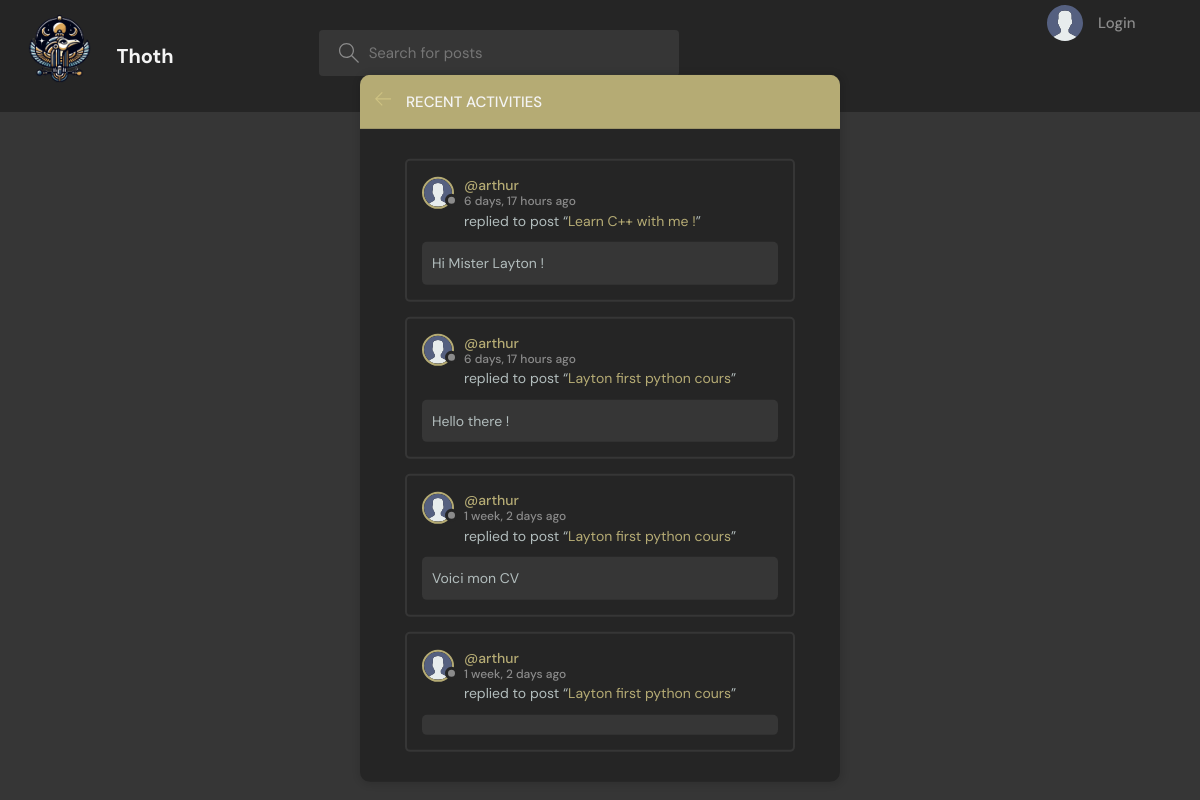
The page /activity/ on the database its author committed.
### base/models.py (models this page shows, shortened)
class Message(models.Model):
    user = models.ForeignKey(User, on_delete=models.CASCADE)
    room = models.ForeignKey(Room, on_delete=models.CASCADE)
    body = models.TextField()
    file = models.FileField(upload_to='message_files/', null=True, blank=True)  # Chemin où les fichiers seront stockés
    updated = models.DateTimeField(auto_now=True)
    created = models.DateTimeField(auto_now_add=True)
    class Meta:
        ordering = ['-updated', '-created']

class User(AbstractUser):
    name = models.CharField(max_length=200, null=True)
    email = models.EmailField(unique=True, null=True)
    bio = models.TextField(null=True)
    avatar = models.ImageField(null=True, default="avatar.svg")
    ROLE_CHOICES = (
        ('eleve', 'Élève'),
        ('professeur', 'Professeur'),
    )
    role = models.CharField(max_length=20, choices=ROLE_CHOICES, default='eleve')
    USERNAME_FIELD = 'email'
    REQUIRED_FIELDS = ['username']
    def __str__(self):
        return self.username

class Room(models.Model):
    host = models.ForeignKey(User, on_delete=models.SET_NULL, null=True)
    topic = models.ForeignKey(Topic, on_delete=models.SET_NULL, null=True)
    name = models.CharField(max_length=200)
    description = models.TextField(null=True, blank=True)
    participants = models.ManyToManyField(
        User, related_name='participants', blank=True)
    updated = models.DateTimeField(auto_now=True)
    created = models.DateTimeField(auto_now_add=True)
    rating = models.FloatField(default=0.0)
    paye = models.BooleanField(default=False)
    price = models.DecimalField(max_digits=10, decimal_places=2, default=0.00)  # Ajout du champ price
    payees = models.ManyToManyField(User, related_name='paid_rooms')
    file = models.FileField(upload_to='room_files/', blank=True, null=True)
    class Meta:
        ordering = ['-updated', '-created']
    def __str__(self):
        return self.name

### base/views.py (the view)
# urls.py: path('activity/', views.activityPage, name="activity"),
def activityPage(request):
    room_messages = Message.objects.all()
    return render(request, 'base/activity.html', {'room_messages': room_messages})

### base/templates/base/activity.html (shortened to what this page needs)
{% extends 'main.html' %}
{% block content %}
  <main class="layout">
    <div class="container">
      <div class="layout__box">
        <div class="layout__boxHeader">
          <div class="layout__boxTitle">
            <a href="{% url 'home' %}">
              <svg version="1.1" xmlns="http://www.w3.org/2000/svg" width="32" height="32" viewBox="0 0 32 32">
                <title>arrow-left</title>
                <path d="M13.723 2.286l-13.723 13.714 13.719 13.714 1.616-1.611-10.96-10.96h27.625v-2.286h-27.625l10.965-10.965-1.616-1.607z"></path>
              </svg>
            </a>
            <h3>Recent Activities</h3>
          </div>
        </div>
        <div class="activities-page layout__body">
          {% for message in room_messages %}
            <div class="activities__box">
              <div class="activities__boxHeader roomListRoom__header">
                <a href="{% url 'user-profile' message.user.id %}" class="roomListRoom__author">
                  <div class="avatar avatar--small">
                    <img src="{{ message.user.avatar.url }}" />
                  </div>
                  <p>
                    @{{ message.user }}
                    <span>{{ message.created|timesince }} ago</span>
                  </p>
                </a>
              </div>
              <div class="activities__boxContent">
                <p>
                  replied to post “<a href="{% url 'room' message.room.id %}">{{ message.room }}</a>”
                </p>
                <div class="activities__boxRoomContent">{{ message.body }}</div>
              </div>
            </div>
          {% endfor %}
        </div>
      </div>
    </div>
  </main>
{% endblock %}

### static/styles/style.css (style rules this page uses)
:root { --color-main: #d4c885d3; --color-main-light: #F4F4F4 ; --color-dark: #252525; --color-gray-dark: #363636 ; --color-sand-light: #d4c885d3 ; --color-light: #F4F4F4 ; --color-gray: #8b8b8b; --color-light-gray: #b2bdbd; --color-bg: #363636; --color-success: #5dd693; --color-error: #fc4b0b; }
* { font-family: "DM Sans", -apple-system, BlinkMacSystemFont, "Segoe UI", Roboto, Oxygen, Ubuntu, Cantarell, "Open Sans", "Helvetica Neue", sans-serif; margin: 0; padding: 0; box-sizing: border-box; text-rendering: optimizeLegibility; font-size: inherit; }
html { font-size: 56.25%; }
@media only screen and (min-width: 1200px) { html { font-size: 62.5%; } }
body { line-height: 1.6; font-weight: 400; font-size: 1.5rem; color: var(--color-light-gray); background-color: var(--color-bg); min-height: 100vh; }
img { width: 100%; }
a { display: inline-block; color: var(--color-main); text-decoration: none; }
.container { max-width: 120rem; width: 90%; margin: auto; }
.avatar { position: relative; display: inline-block; border-radius: 50%; border: 2px solid var(--color-main); }
.avatar img { display: block; border-radius: 50%; object-fit: cover; object-position: center; }
.avatar::after { content: ""; display: block; position: absolute; background-color: var(--color-gray); z-index: 111; border-radius: 50%; border: 0.3rem solid var(--color-dark); }
.avatar.avatar--small img { width: 2.8rem; height: 2.8rem; }
.avatar.avatar--small:after { width: 0.7rem; height: 0.7rem; bottom: 0px; right: -6px; }
.layout { margin-top: 2.4rem; }
.layout > .container { display: flex; justify-content: space-between; align-items: flex-start; }
.layout__box { width: 90%; max-width: 48rem; min-height: 40rem; position: absolute; top: 50%; left: 50%; transform: translate(-50%, -46%); background-color: var(--color-dark); border-radius: 1rem; box-shadow: 1px 1px 6px 3px rgba(0, 0, 0, 0.1); overflow: hidden; }
.layout__boxHeader { display: flex; padding: 1.5rem; background-color: var(--color-sand-light); }
.layout__boxTitle { display: flex; gap: 1.5rem; align-items: center; }
.layout__boxTitle h3 { text-transform: uppercase; font-weight: 500; color: var(--color-light); }
.layout__boxTitle svg { width: 1.6rem; height: 1.6rem; fill: var(--color-main); }
.layout__body { margin: 3rem; }
.roomListRoom__header { display: flex; justify-content: space-between; align-items: center; }
.roomListRoom__author { font-weight: 500; display: flex; align-items: center; gap: 1rem; }
.activities__box { margin: 1.5rem; padding: 1.5rem; border: 2px solid var(--color-gray-dark); border-radius: 5px; }
.activities__boxHeader p { font-size: 1.4rem; line-height: 1.3; }
.activities__boxHeader p span { color: var(--color-gray); font-size: 1.2rem; display: block; }
.activities__boxContent { margin-left: 4.2rem; }
.activities__boxContent { font-size: 1.4rem; }
.activities__boxRoomContent { background: var(--color-bg); padding: 1rem; border-radius: 5px; margin-top: 1rem; margin-left: -4.2rem; }

### rows shown on the page
Message: user.avatar (placeholder picture), user "arthur", created "6 days, 17 hours", room "Learn C++ with me !", body "Hi Mister Layton !"
Message: user.avatar (placeholder picture), user "arthur", created "6 days, 17 hours", room "Layton first python cours", body "Hello there !"
Message: user.avatar (placeholder picture), user "arthur", created "1 week, 2 days", room "Layton first python cours", body "Voici mon CV"
Message: user.avatar (placeholder picture), user "arthur", created "1 week, 2 days", room "Layton first python cours"
